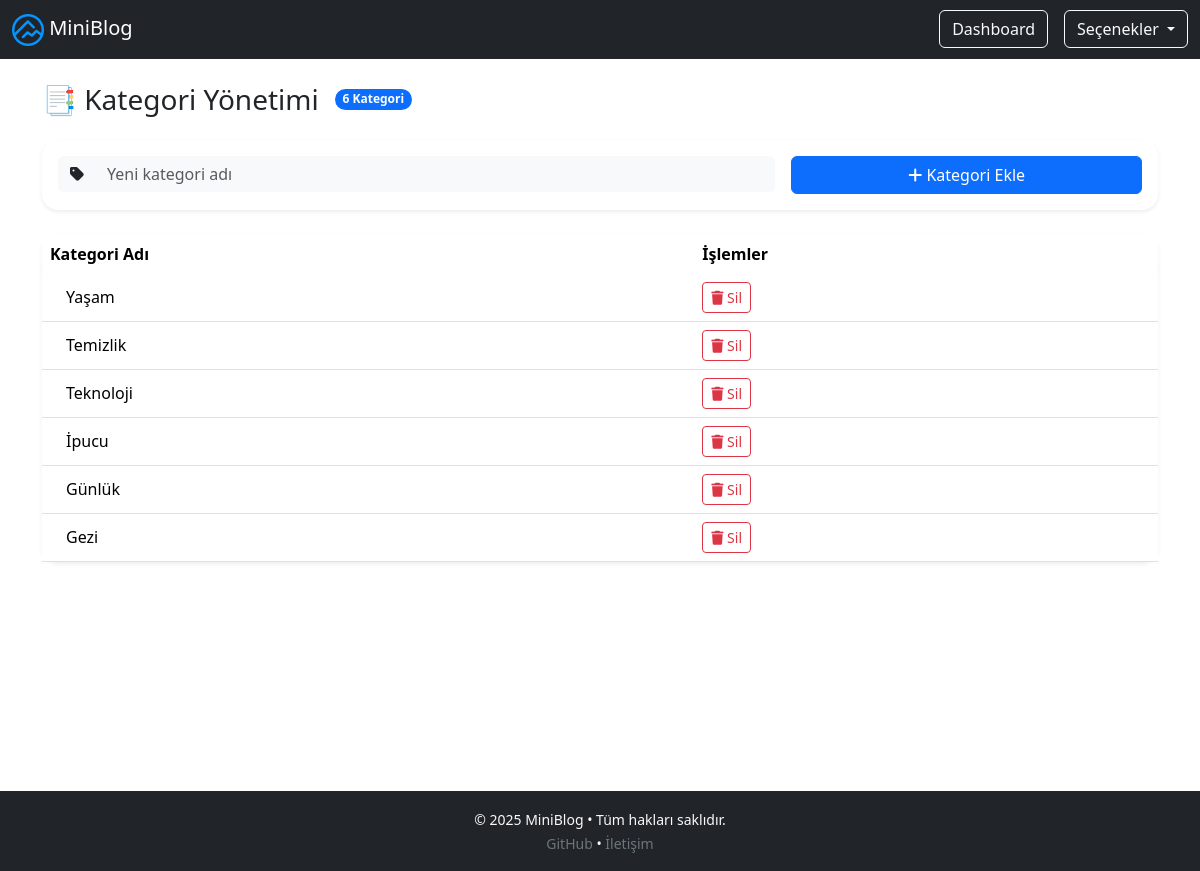
Page /admin/kategoriler.php (signed in) on the committed database.
### tables this page shows
CREATE TABLE `ayarlar` (
  `id` int(11) NOT NULL,
  `site_baslik` varchar(255) DEFAULT NULL,
  `site_aciklama` text DEFAULT NULL,
  `logo` varchar(255) DEFAULT NULL,
  `favicon` varchar(255) DEFAULT NULL
);

CREATE TABLE `kategoriler` (
  `id` int(11) NOT NULL,
  `ad` varchar(100) NOT NULL
);

### admin/includes/config.php (called while the page is built, shortened)
<?php
$baglanti = new mysqli("localhost", "root", "", "miniblog");
$site_ayar = $baglanti->query("SELECT * FROM ayarlar WHERE id = 1")->fetch_assoc();
?>

### admin/kategoriler.php (the view, shortened to what this page needs)
<?php
include "./includes/config.php";
$kategoriler = $baglanti->query("SELECT * FROM kategoriler ORDER BY ad DESC");
?>
<?php include "./includes/header.php" ?>
<div class="container-fluid py-4">
    <div class="row mb-4">
        <div class="col-12">
            <div class="d-flex justify-content-between align-items-center">
                <div class="d-flex align-items-center gap-3">
                    <h2 class="h3 mb-0">📑 Kategori Yönetimi</h2>
                    <span class="badge bg-primary rounded-pill"><?= $kategoriler->num_rows ?> Kategori</span>
                </div>
            </div>
        </div>
    </div>
    <div class="row">
        <div class="col-12">
            <div class="card shadow-sm border-0 rounded-4 mb-4">
                <div class="card-body">
                    <form method="post" class="row g-3">
                        <div class="col-md-8">
                            <div class="input-group">
                                <span class="input-group-text bg-light border-0">
                                    <i class="fas fa-tag"></i>
                                </span>
                                <input type="text" name="kategori_ad" class="form-control border-0 bg-light" placeholder="Yeni kategori adı" required>
                            </div>
                        </div>
                        <div class="col-md-4">
                            <button type="submit" class="btn btn-primary w-100">
                                <i class="fas fa-plus"></i> Kategori Ekle
                            </button>
                        </div>
                    </form>
                </div>
            </div>
        </div>
    </div>
    <?php if ($kategoriler->num_rows > 0): ?>
        <div class="row">
            <div class="col-12">
                <div class="card shadow-sm border-0 rounded-4">
                    <div class="card-body p-0">
                        <div class="table-responsive">
                            <table class="table table-hover align-middle mb-0">
                                <thead class="bg-light">
                                    <tr>
                                        <th class="border-0 rounded-start">Kategori Adı</th>
                                        <th class="border-0 rounded-end">İşlemler</th>
                                    </tr>
                                </thead>
                                <tbody>
                                    <?php while ($kat = $kategoriler->fetch_assoc()): ?>
                                        <tr>
                                            <td>
                                                <div class="d-flex align-items-center">
                                                    <div class="ms-3">
                                                        <h6 class="mb-0"><?= htmlspecialchars($kat["ad"]) ?></h6>
                                                    </div>
                                                </div>
                                            </td>
                                            <td>
                                                <a href="?sil=<?= $kat["id"] ?>" class="btn btn-sm btn-outline-danger" onclick="return confirm('Bu kategoriyi silmek istediğine emin misin?')">
                                                    <i class="fas fa-trash"></i> Sil
                                                </a>
                                            </td>
                                        </tr>
                                    <?php endwhile; ?>
                                </tbody>
                            </table>
                        </div>
                    </div>
                </div>
            </div>
        </div>
    <?php endif; ?>
</div>
<?php include "./includes/footer.php"; ?>

### admin/includes/header.php (shortened to what this page needs)
<?php include "config.php"; ?>
<!DOCTYPE html>
<html lang="en">
<head>
    <link href="https://cdn.jsdelivr.net/npm/bootstrap@5.3.2/dist/css/bootstrap.min.css" rel="stylesheet">
    <link href="https://cdnjs.cloudflare.com/ajax/libs/font-awesome/6.0.0/css/all.min.css" rel="stylesheet">
</head>
<body class="">
    <nav class=" navbar navbar-expand-lg navbar-dark bg-dark">
        <div class="container-fluid">
            <a class="navbar-brand" href="dashboard.php"> <img src="<?= $site_ayar["logo"] ?>" height="32" alt="Logo"> <?= htmlspecialchars($site_ayar["site_baslik"]) ?></a>
            <div class="d-flex align-items-center">
                <a href="dashboard.php" class="btn btn-outline-light me-3">Dashboard</a>
                <div class="dropdown">
                    <button class="btn btn-outline-light dropdown-toggle" type="button" id="adminMenu" data-bs-toggle="dropdown" aria-expanded="false">
                        Seçenekler
                    </button>
                </div>
            </div>
        </div>
    </nav>
    <div class="container mt-4" style="min-height: 70vh;>

### admin/includes/header.php (style rules this page uses)
html { scroll-behavior: smooth; }

### rows in the picture
ayarlar: logo (picture), site_baslik "MiniBlog"
kategoriler: ad "Yaşam"
kategoriler: ad "Temizlik"
kategoriler: ad "Teknoloji"
kategoriler: ad "İpucu"
kategoriler: ad "Günlük"
kategoriler: ad "Gezi"

### other values in the picture
$kategoriler->num_rows "6"
